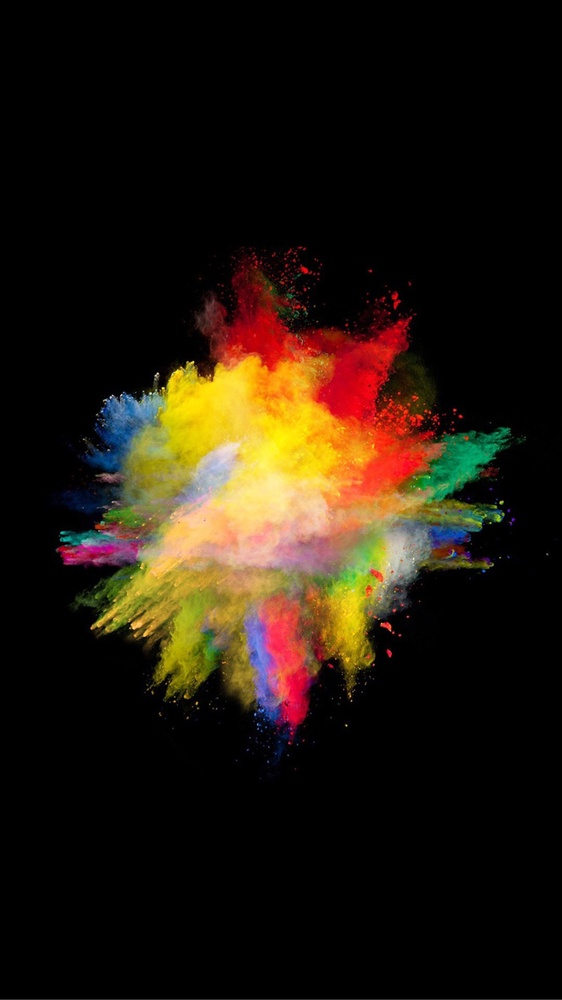
#> input picture isack/image_processing/day2/externalFile.jpg, 562 x 1000 px, shrunk from 960 x 1707 before the run
$ jupyter execute --allow-errors Untitled.ipynb
#> lines starting #> are read from the running program, lines starting #| are printed output that depends on the picture
[cell 1]
# https://www.youtube.com/watch?v=-S7q2XSpeYM&list=PLwfJJiO20qkDue05S5MNhgYNnClMVlagN&index=3
import cv2
#이미지 출력
img_color = cv2.imread('externalFile.jpg',cv2.IMREAD_COLOR)
#> img_color is the input picture: shape (1000, 562, 3); mean B, G, R 13.4, 25.3, 35.5

cv2.namedWindow('show image')
cv2.imshow('show image',img_color)


cv2.waitKey(0)
cv2.destroyAllWindows()

[cell 2]
#이미지 그레이스케일로 출력

img_gray = cv2.cvtColor(img_color, cv2.COLOR_BGR2GRAY)
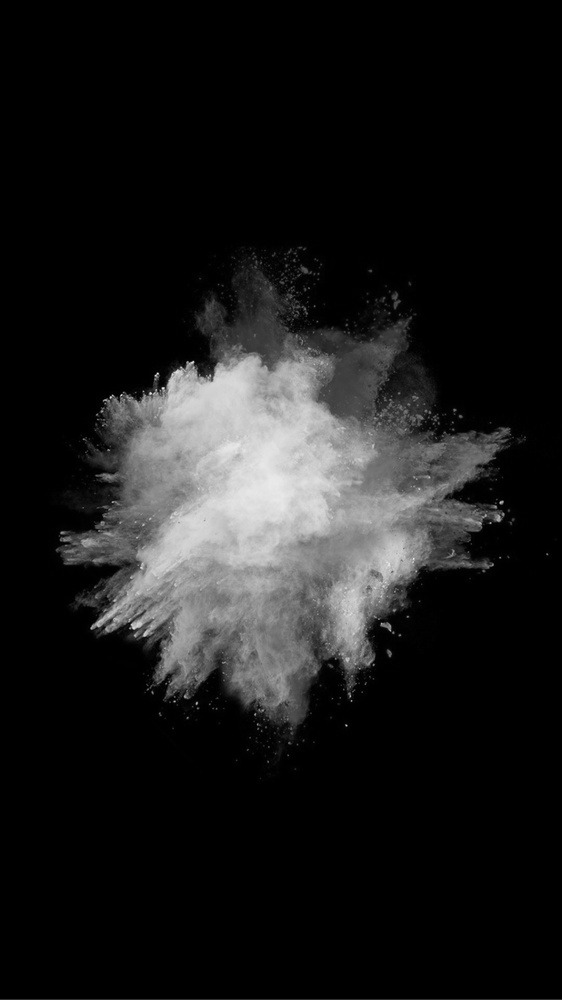
#> img_gray: shape (1000, 562); min 0, max 236, mean 27
cv2.imshow('show image', img_gray)

cv2.waitKey(0)
# imwrite로 이미지 저장
# cv2.imwrite('gray_img.jpg', img_gray)

cv2.destroyAllWindows()

[cell 3]
#내장 카메라 로부터 사진 캡쳐후 가져오기

cap = cv2.VideoCapture(0)

ret, img_color = cap.read()
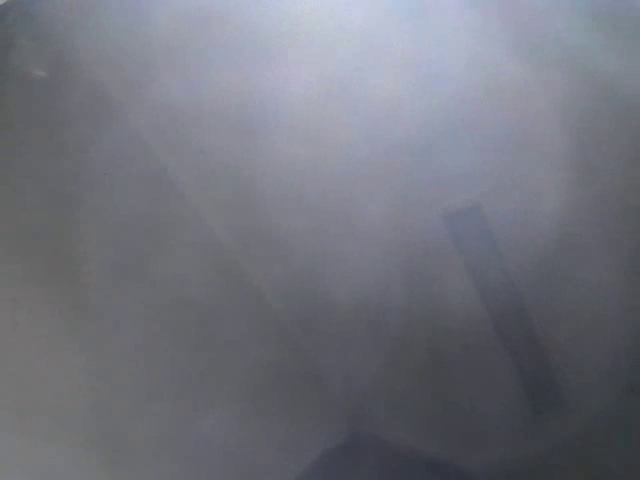
#> input picture frame 20 of isack/image_processing/day2/test_movie.avi, 640 x 480 px, given in place of the camera
#> img_color is the input picture: shape (480, 640, 3); mean B, G, R 124.7, 115.1, 113.1

cv2.imshow("Color", img_color)
cv2.waitKey(0)

cap.release()
cv2.destroyAllWindows()

[cell 4]
# 내장카메라로부터 영상을 가져오는방법
# 사진을 계속해서 찍는다.
cap = cv2.VideoCapture(0)

while(True):
    ret, img_color = cap.read()

    if ret == False: #캡처가 되지 않은경우
        continue
    cv2.imshow("Color", img_color)
    if cv2.waitKey(1)&0xff == 27: #1초 대기후 다음 실행
#> (key Esc is pressed here)
        break

cap.release()
cv2.destroyAllWindows()

[cell 5]
#그레이로 영상 출력
cap = cv2.VideoCapture(0)

#영상저장을 위한 코드
# fourcc = cv2.VideoWriter_fourcc(*'XVID') #XVID는 코덱의 이름
# writer = cv2.VideoWriter('test_movie.avi',fourcc,30.0, (640,480) )
#VideoWriter('영상이름',코덱,카메라로부터캡처되는 초당프레임, 저장할 영상크기)
#---------------------------

#> (the rest of this cell did not finish here and is left out)
